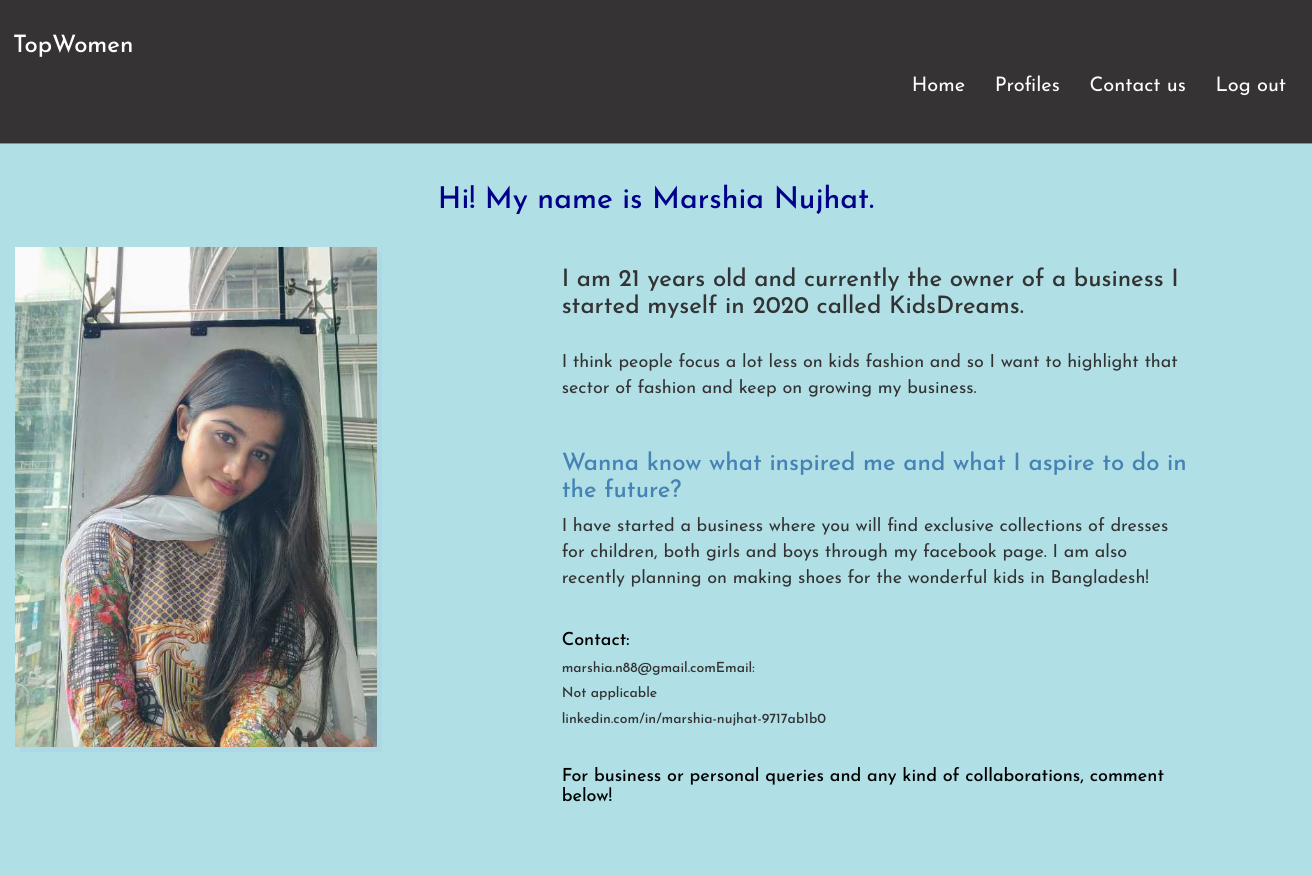
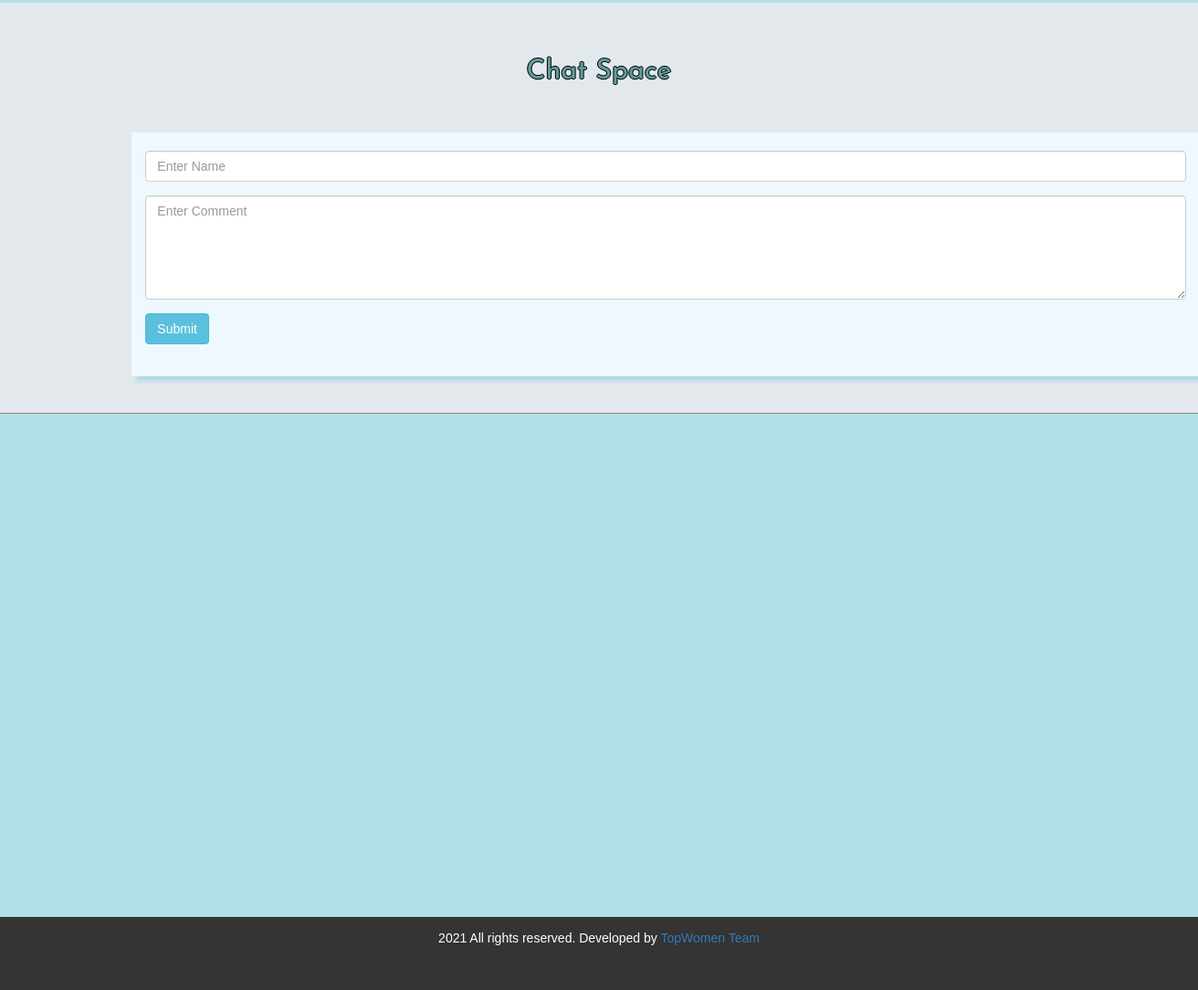
Screenshot of /admin/profile.php?id=1 with the database file from the repository (2 pictures, top to bottom).
### tables this page shows
CREATE TABLE `women` (
  `id` int(11) NOT NULL,
  `name` varchar(50) NOT NULL,
  `age` int(10) NOT NULL,
  `business` varchar(60) NOT NULL,
  `startyear` int(10) NOT NULL,
  `details` varchar(500) NOT NULL,
  `aspirations` varchar(450) NOT NULL,
  `linkedin` varchar(100) NOT NULL,
  `email` varchar(50) NOT NULL,
  `image` varchar(255) NOT NULL,
  `socialmedia` varchar(200) NOT NULL
);

### admin/profile.php (the view, shortened to what this page needs)
<?php  include('../config/constants.php');  ?>
<html>
<head>
<link rel= "stylesheet" href= "../css/admin.css">
</head>
<body style="background-color:powderblue;">
    <div class= "menu menu-center">
        <div class= "wrapup">
            <h3 id="nothing" style="color: white; font-family:Josefin Sans;">TopWomen</h3>
            <ul>
                <li style="font-size:20px"><a style="color: white; font-family:Josefin Sans;" href="index.php">Home</a></li>
                <li style="font-size:20px"><a style="color: white; font-family:Josefin Sans;" href="feed.php">Profiles</a></li>
				<li style="font-size:20px"><a style="color: white; font-family:Josefin Sans;" href="contact.php">Contact us</a></li>
                <li style="font-size:20px"><a style="color: white; font-family:Josefin Sans;" href="logout.php">Log out</a></li>
        </ul>
		<br>
        </div>
</div>
<br>
<section class="my-5" >
               <?php
					 $serial= $_GET['id'];
		            $sql= "SELECT *FROM women WHERE id ='$serial'";
				    $res=mysqli_query($conn, $sql);
				      if($res== TRUE)
				     {
					    $count= mysqli_num_rows($res);
					if($count>0)
					{
				      while($rows= mysqli_fetch_assoc($res))
				      {
					     ?>
    <div class="py-5">
        <h2 style="color: darkblue; font-family:Josefin Sans;" class="text-center">Hi! My name is <?php echo $rows['name'] ?>.</h2>
        <br>
    </div>
    <div class="container-fluid">
        <div class="row">
            <div class="col-lg-5 col-md-5 col-12" >
                <img src=<?php echo $rows['image'] ?> class="img-fluid aboutimg"  alt="Entreprenuers Image" style="box-shadow: 5px 5px LightBlue">
            </div>
            <div class="col-lg-6 col-md-6 col-12">
                <h3 style="font-family:Josefin Sans;"class="display-4">I am <?php echo $rows['age'] ?>
                years old and currently the owner of a business I started myself in <?php echo $rows['startyear']?> called <?php echo $rows['business']?>. </h3>
                <br>
                <p style="font-family:Josefin Sans; font-size:18px;"> <?php echo $rows['aspirations'] ?> </p><br>
                <h3 style="color: steelblue; font-family:Josefin Sans;">Wanna know what inspired me and what I aspire to do in the future?</h3>
                <p style="font-family:Josefin Sans; font-size:18px;"> <?php echo $rows['details'] ?> </p><br>
                <h4 class="py-3"><p style= "font-family:Josefin Sans; color: black">Contact:</p></h4>
						<h5><p style= "font-family:Josefin Sans;"><?php echo $rows['email'] ?>Email:</p></h5>
						<h5><p style= "font-family:Josefin Sans;"><?php echo $rows['socialmedia'] ?></p></h5>
						<h5><p style= "font-family:Josefin Sans;"><?php echo $rows['linkedin'] ?></p></h5>
                        <br>
                        <h4><p style= "font-family:Josefin Sans; color: black">For business or personal queries and any kind of collaborations, comment below!</p></h4><br>
                </div>
        </div>
    </div>
    <?php
				}
			}
			else{
				echo "No info of a person found!";
			 }
		}
		?>
</section>
<hr style="height:2px;border-width:0;color:gray;background-color:powderblue">
	<div class="second-content">
	<div class="wrapper">
  <h2 style="text-align:center;"><a href="#" style="font-family:Josefin Sans; color: CadetBlue;
  text-shadow: -1px 0 black, 0 1px black, 1px 0 black, 0 -1px black;">Chat Space</a></h2>
  <br><br>
  <div class="container" style="background-color: aliceblue; box-shadow: 5px 5px 5px LightBlue">
  <br>
   <form method="POST" id="comment_form">
    <div class="form-group">
     <input type="text" name="comment_name" id="comment_name" class="form-control" placeholder="Enter Name" />
    </div>
    <div class="form-group">
     <textarea name="comment_content" id="comment_content" class="form-control" placeholder="Enter Comment" rows="5"></textarea>
    </div>
    <div class="form-group">
     <input type="submit" name="submit" id="submit" class="btn btn-info" value="Submit" />
    </div>
   </form>
   <br />
  </div>
  </div>
  </div>
  <link rel="stylesheet" href="https://maxcdn.bootstrapcdn.com/bootstrap/3.3.6/css/bootstrap.min.css" />
 </head>
 <body>
<?php include('partials/footer.php'); ?>

### css/admin.css (style rules this page uses)
.aboutimg { width: 70%; height: 500px!important; }
* { margin:0; padding:0; font-family: Arial, Helvetica, sans-serif; }
#nothing { text-align : left; }
.wrapper { padding: 1%; width: 80%; margin: 0 auto; }
.text-center { text-align : center; }
.wrapup { background-color: rgb(53, 51, 51); padding: 1%; width: 100%; margin: 0 auto; color:white; }
.menu-center { color: solid white; text-align : right; }
.menu { border-bottom: 1px solid rgb(145, 137, 137); }
.menu ul { list-style-type: none; }
.menu ul li { display: inline; padding: 1%; }
.menu ul li a { text-decoration: none; color: white; }
.second-content { background-color: #e2e8eb; border-bottom: 1px solid rgb(145, 137, 137); padding:2% 0; }

### rows the page displays
women: name "Marshia Nujhat", image (picture), age "21", startyear "2020", business "KidsDreams", aspirations "I think people focus a lot less on kids fashion and so I want to highlight that sector of fashion and keep on growing my business.", details "I have started a business where you will find exclusive collections of dresses for children, both girls and boys through my facebook page. I am also recently planning on making shoes for the wonderful kids in Bangladesh!", email "marshia.n88@gmail.com", socialmedia "Not applicable", linkedin "linkedin.com/in/marshia-nujhat-9717ab1b0"
